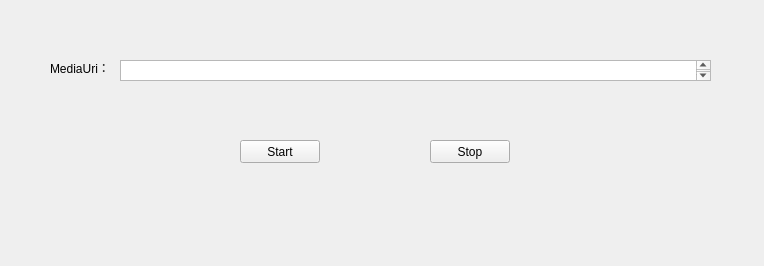
<?xml version="1.0" encoding="UTF-8"?>
<ui version="4.0">
 <class>MediaManagerWidget</class>
 <widget class="QWidget" name="MediaManagerWidget">
  <property name="geometry">
   <rect>
    <x>0</x>
    <y>0</y>
    <width>764</width>
    <height>266</height>
   </rect>
  </property>
  <property name="windowTitle">
   <string>Form</string>
  </property>
  <widget class="QWidget" name="widget" native="true">
   <property name="geometry">
    <rect>
     <x>30</x>
     <y>20</y>
     <width>701</width>
     <height>221</height>
    </rect>
   </property>
   <widget class="QLabel" name="label">
    <property name="geometry">
     <rect>
      <x>20</x>
      <y>40</y>
      <width>71</width>
      <height>16</height>
     </rect>
    </property>
    <property name="text">
     <string>MediaUri：</string>
    </property>
   </widget>
   <widget class="QTextEdit" name="editUrl">
    <property name="geometry">
     <rect>
      <x>90</x>
      <y>40</y>
      <width>591</width>
      <height>21</height>
     </rect>
    </property>
   </widget>
   <widget class="QPushButton" name="buttonStart">
    <property name="geometry">
     <rect>
      <x>210</x>
      <y>120</y>
      <width>80</width>
      <height>23</height>
     </rect>
    </property>
    <property name="text">
     <string>Start</string>
    </property>
   </widget>
   <widget class="QPushButton" name="buttonStop">
    <property name="geometry">
     <rect>
      <x>400</x>
      <y>120</y>
      <width>80</width>
      <height>23</height>
     </rect>
    </property>
    <property name="text">
     <string>Stop</string>
    </property>
   </widget>
  </widget>
 </widget>
 <resources/>
 <connections/>
</ui>
